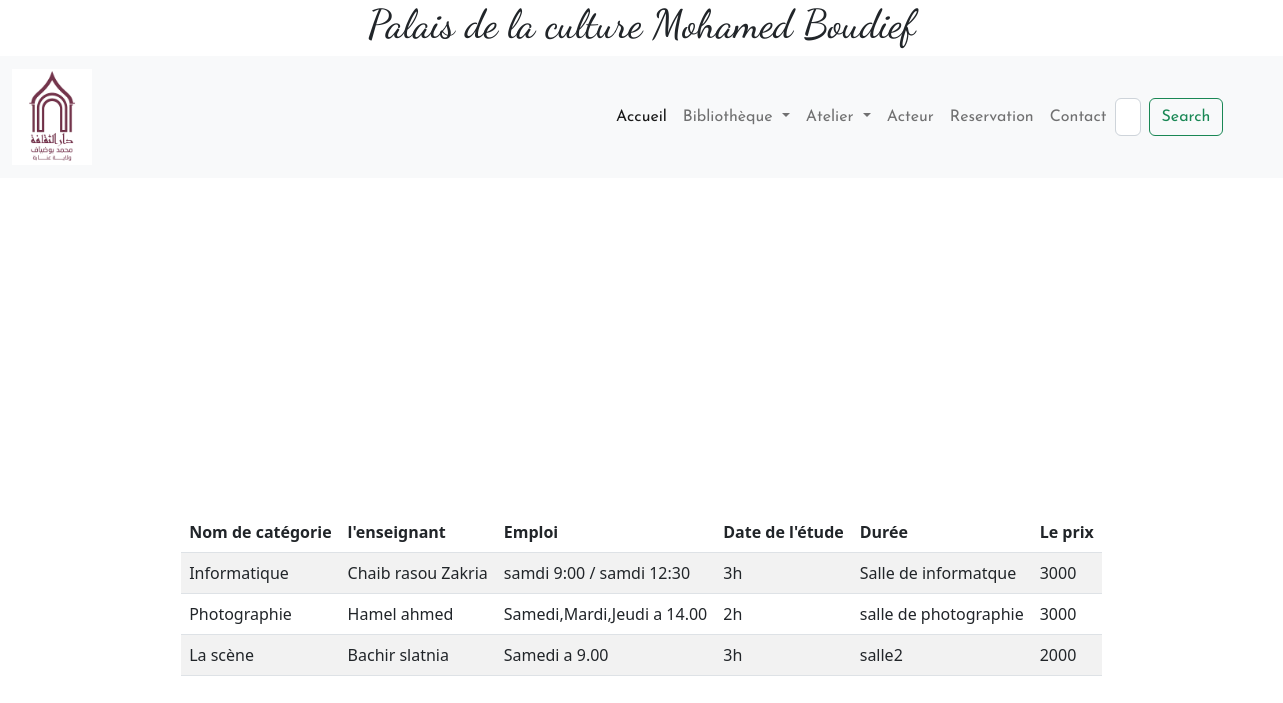
The app's page /atelier.php with its own data.
### tables this page shows
CREATE TABLE `atelier` (
  `id` int(11) NOT NULL,
  `name` varchar(255) NOT NULL,
  `ensenginant` varchar(255) NOT NULL,
  `age` int(11) NOT NULL,
  `emploi_de_temps` varchar(255) NOT NULL,
  `Duree` varchar(255) NOT NULL,
  `salle` varchar(255) NOT NULL,
  `prix` float NOT NULL
);

### atelier.php (the view, shortened to what this page needs)
<!doctype html>
<html lang="en">
  <head>
    <link rel="stylesheet" href="https://use.fontawesome.com/releases/v5.13.0/css/all.css" />
    <link rel="stylesheet" href="ray.css">
    <link href="https://cdn.jsdelivr.net/npm/bootstrap@5.3.0-alpha2/dist/css/bootstrap.min.css" rel="stylesheet">
    <link rel="stylesheet" href="https://cdn.jsdelivr.net/npm/bootstrap-icons@1.10.4/font/bootstrap-icons.css">
    <link rel="stylesheet" href="https://cdnjs.cloudflare.com/ajax/libs/twitter-bootstrap/5.2.0/css/bootstrap.min.css">
    <link rel="stylesheet" href="https://cdn.datatables.net/1.13.4/css/dataTables.bootstrap5.min.css">
</head>
  <body>
    <div class="heading">
        <h1>Palais de la culture Mohamed Boudief </h1>
    </div>
    <nav>
        <nav class="navbar navbar-expand-lg bg-body-tertiary">
          <div class="container-fluid">
            <a class="navbar-brand" href="#"><img src="cultimg/images.png"></a>
              <div class="collapse navbar-collapse" id="navbarNavDropdown">
                <ul class="navbar-nav">
                <li class="nav-item">
                    <a class="nav-link active" aria-current="page" href="accuil.php">Accueil</a>
                  </li>
                  <li class="nav-item dropdown">
                    <a class="nav-link dropdown-toggle" href="#" role="button" data-bs-toggle="dropdown" aria-expanded="false">
                      Bibliothèque
                    </a>
                  </li>
                  <li class="nav-item dropdown">
                    <a class="nav-link dropdown-toggle" href="#" role="button" data-bs-toggle="dropdown" aria-expanded="false">
                     Atelier
                    </a>
                  </li>
                  <li class="nav-item">
                    <a class="nav-link" href="artiste.php" >Acteur</a>
                  </li>
                  <li class="nav-item">
                    <a class="nav-link" href="resr.php" >Reservation</a>
                  </li>
                  <li class="nav-item">
                    <a class="nav-link" href="llog.php">Contact</a>
                  </li>
                  <nav class="navbar bg-body-tertiary">
                      <form class="d-flex" role="search">
                        <input class="form-control me-2" type="search" placeholder="Search" aria-label="Search">
                        <button class="btn btn-outline-success" type="submit">Search</button>
                      </form>
                    </div>
                  </nav>
          </nav>
       <div class="container w-30 pt-5">
       <table id="example" class="table table-striped" style="width:100%">
        <thead>
            <tr>
                <th>Nom de catégorie </th>
                <th>l'enseignant</th>
                <th>Emploi</th>
                <th>Date de l'étude</th>
                <th>Durée</th>
                <th>Le prix</th>
            </tr>
        </thead>
        <tbody>
        <?php
include('inc/conx.php');
$sql="SELECT* FROM atelier ";
$result=$conn->query($sql);
while($row=$result->fetch_assoc()){
    echo"
    <tr>
        <td>$row[name]</td>
        <td>$row[ensenginant]</td>
        <td>$row[emploi_de_temps]</td>
        <td>$row[Duree]</td>
        <td>$row[salle]</td>
        <td>$row[prix]</td>
    </tr>
    ";
}
?>
        </tbody>
    </table>
</div>
  </body>
</html>

### ray.css (style rules this page uses)
* { margin: 0; padding: 0; box-sizing: border-box; }
body { font-family: sans-serif; }
.heading h1 { text-align: center; font-family: "Dancing Script", sans-serif; }
.navbar-nav { padding: 5px 50px; display: block; align-items: center; font-family: "Josefin Sans", sans-serif; }
.navbar-brand img { width: 80px; margin-right:500px; }
.container { width: 100%; height: 100vh; display: grid; align-items: center; justify-content: center; }

### records on screen
atelier: name "Informatique", ensenginant "Chaib rasou Zakria", emploi_de_temps "samdi 9:00 / samdi 12:30", Duree "3h", salle "Salle de informatque", prix "3000"
atelier: name "Photographie", ensenginant "Hamel ahmed", emploi_de_temps "Samedi,Mardi,Jeudi a 14.00", Duree "2h", salle "salle de photographie", prix "3000"
atelier: name "La scène", ensenginant "Bachir slatnia", emploi_de_temps "Samedi a 9.00", Duree "3h", salle "salle2", prix "2000"
